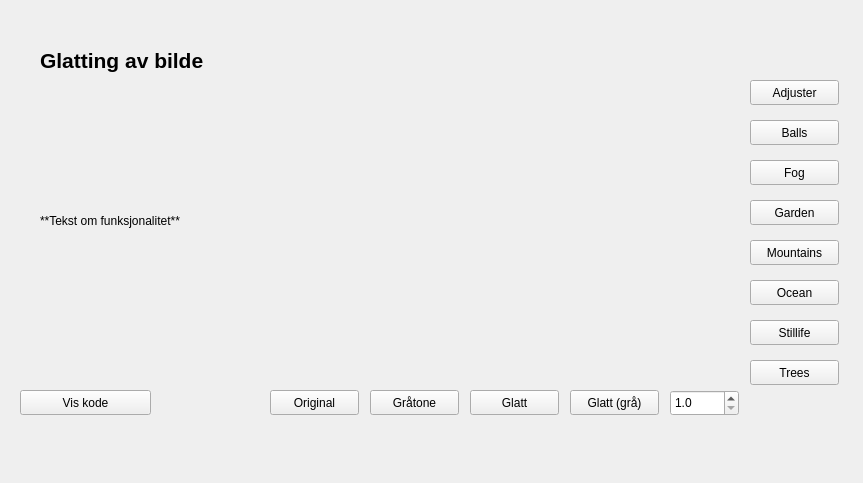
<?xml version="1.0" encoding="UTF-8"?>
<ui version="4.0">
 <class>Form</class>
 <widget class="QWidget" name="Form">
  <property name="geometry">
   <rect>
    <x>0</x>
    <y>0</y>
    <width>863</width>
    <height>483</height>
   </rect>
  </property>
  <property name="windowTitle">
   <string>Form</string>
  </property>
  <widget class="QPushButton" name="glattingOrigGrey">
   <property name="geometry">
    <rect>
     <x>370</x>
     <y>390</y>
     <width>89</width>
     <height>25</height>
    </rect>
   </property>
   <property name="text">
    <string>Gråtone</string>
   </property>
  </widget>
  <widget class="QPushButton" name="garden">
   <property name="geometry">
    <rect>
     <x>750</x>
     <y>200</y>
     <width>89</width>
     <height>25</height>
    </rect>
   </property>
   <property name="text">
    <string>Garden</string>
   </property>
  </widget>
  <widget class="QPushButton" name="ocean">
   <property name="geometry">
    <rect>
     <x>750</x>
     <y>280</y>
     <width>89</width>
     <height>25</height>
    </rect>
   </property>
   <property name="text">
    <string>Ocean</string>
   </property>
  </widget>
  <widget class="QPushButton" name="stillife">
   <property name="geometry">
    <rect>
     <x>750</x>
     <y>320</y>
     <width>89</width>
     <height>25</height>
    </rect>
   </property>
   <property name="text">
    <string>Stillife</string>
   </property>
  </widget>
  <widget class="QPushButton" name="glattetColour">
   <property name="geometry">
    <rect>
     <x>470</x>
     <y>390</y>
     <width>89</width>
     <height>25</height>
    </rect>
   </property>
   <property name="text">
    <string>Glatt</string>
   </property>
  </widget>
  <widget class="QDoubleSpinBox" name="konstant">
   <property name="geometry">
    <rect>
     <x>670</x>
     <y>390</y>
     <width>69</width>
     <height>26</height>
    </rect>
   </property>
   <property name="decimals">
    <number>1</number>
   </property>
   <property name="minimum">
    <double>1.000000000000000</double>
   </property>
   <property name="maximum">
    <double>4.000000000000000</double>
   </property>
  </widget>
  <widget class="QPushButton" name="glattingOriginal">
   <property name="geometry">
    <rect>
     <x>270</x>
     <y>390</y>
     <width>89</width>
     <height>25</height>
    </rect>
   </property>
   <property name="text">
    <string>Original</string>
   </property>
  </widget>
  <widget class="QLabel" name="glattingOverskrift">
   <property name="geometry">
    <rect>
     <x>40</x>
     <y>30</y>
     <width>761</width>
     <height>61</height>
    </rect>
   </property>
   <property name="font">
    <font>
     <pointsize>16</pointsize>
     <weight>75</weight>
     <italic>false</italic>
     <bold>true</bold>
     <underline>false</underline>
    </font>
   </property>
   <property name="text">
    <string>Glatting av bilde</string>
   </property>
  </widget>
  <widget class="QPushButton" name="mountains">
   <property name="geometry">
    <rect>
     <x>750</x>
     <y>240</y>
     <width>89</width>
     <height>25</height>
    </rect>
   </property>
   <property name="text">
    <string>Mountains</string>
   </property>
  </widget>
  <widget class="QLabel" name="label_12">
   <property name="geometry">
    <rect>
     <x>40</x>
     <y>110</y>
     <width>191</width>
     <height>221</height>
    </rect>
   </property>
   <property name="text">
    <string>**Tekst om funksjonalitet**</string>
   </property>
  </widget>
  <widget class="QPushButton" name="balls">
   <property name="geometry">
    <rect>
     <x>750</x>
     <y>120</y>
     <width>89</width>
     <height>25</height>
    </rect>
   </property>
   <property name="text">
    <string>Balls</string>
   </property>
  </widget>
  <widget class="QPushButton" name="adjuster">
   <property name="geometry">
    <rect>
     <x>750</x>
     <y>80</y>
     <width>89</width>
     <height>25</height>
    </rect>
   </property>
   <property name="text">
    <string>Adjuster</string>
   </property>
  </widget>
  <widget class="QPushButton" name="glattingKode">
   <property name="geometry">
    <rect>
     <x>20</x>
     <y>390</y>
     <width>131</width>
     <height>25</height>
    </rect>
   </property>
   <property name="text">
    <string>Vis kode</string>
   </property>
  </widget>
  <widget class="QPushButton" name="fog">
   <property name="geometry">
    <rect>
     <x>750</x>
     <y>160</y>
     <width>89</width>
     <height>25</height>
    </rect>
   </property>
   <property name="text">
    <string>Fog</string>
   </property>
  </widget>
  <widget class="QPushButton" name="trees">
   <property name="geometry">
    <rect>
     <x>750</x>
     <y>360</y>
     <width>89</width>
     <height>25</height>
    </rect>
   </property>
   <property name="text">
    <string>Trees</string>
   </property>
  </widget>
  <widget class="QPushButton" name="glattetGrey">
   <property name="geometry">
    <rect>
     <x>570</x>
     <y>390</y>
     <width>89</width>
     <height>25</height>
    </rect>
   </property>
   <property name="text">
    <string>Glatt (grå)</string>
   </property>
  </widget>
  <widget class="QLabel" name="glattingBilde">
   <property name="geometry">
    <rect>
     <x>270</x>
     <y>76</y>
     <width>471</width>
     <height>301</height>
    </rect>
   </property>
   <property name="text">
    <string/>
   </property>
   <property name="pixmap">
    <pixmap>../../hdr-bilder/Adjuster/Adjuster_00032.png</pixmap>
   </property>
   <property name="scaledContents">
    <bool>true</bool>
   </property>
  </widget>
 </widget>
 <resources/>
 <connections/>
</ui>
